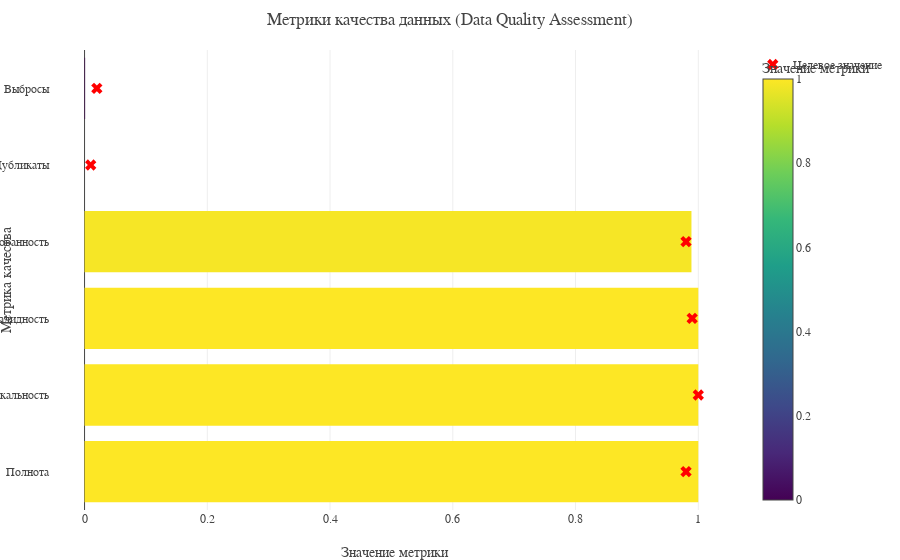

Here is the notebook cell this chart was saved with:
### Markdown cell above
# 8. Оценка качества данных по критериям DQ

### Code cell
def calculate_data_quality_metrics(df):
    metrics = {}
    
    # 1. Completeness - полнота данных
    metrics['completeness'] = 1 - (df.isnull().sum().sum() / (df.shape[0] * df.shape[1]))
    
    # 2. Uniqueness - уникальность записей
    metrics['uniqueness'] = 1 - (df.duplicated().sum() / len(df))
    
    # 3. Validity - валидность значений
    valid_temp = ((df['Average temperature (°F)'] >= -50) & (df['Average temperature (°F)'] <= 150)).mean()
    valid_humidity = ((df['Average humidity (%)'] >= 0) & (df['Average humidity (%)'] <= 100)).mean()
    valid_pressure = ((df['Average barometer (in)'] >= 28) & (df['Average barometer (in)'] <= 32)).mean()
    metrics['validity'] = np.mean([valid_temp, valid_humidity, valid_pressure])
    
    # 4. Consistency - согласованность
    temp_consistent = ((df['Minimum temperature (°F)'] <= df['Average temperature (°F)']) & 
                      (df['Average temperature (°F)'] <= df['Maximum temperature (°F)'])).mean()
    humidity_consistent = ((df['Minimum humidity (%)'] <= df['Average humidity (%)']) & 
                          (df['Average humidity (%)'] <= df['Maximum humidity (%)'])).mean()
    metrics['consistency'] = np.mean([temp_consistent, humidity_consistent])
    
    # 9. Duplication Rate - уровень дубликатов
    metrics['duplication_rate'] = df.duplicated().mean()
    
    # 10. Outlier Ratio - доля выбросов
    def outlier_ratio(series):
        Q1 = series.quantile(0.25)
        Q3 = series.quantile(0.75)
        IQR = Q3 - Q1
        outliers = ((series < (Q1 - 1.5 * IQR)) | (series > (Q3 + 1.5 * IQR))).mean()
        return outliers
    
    temp_outliers = outlier_ratio(df['Average temperature (°F)'])
    humidity_outliers = outlier_ratio(df['Average humidity (%)'])
    metrics['outlier_ratio'] = np.mean([temp_outliers, humidity_outliers])
    
    return metrics

dq_metrics = calculate_data_quality_metrics(df)

# Визуализация метрик качества данных
metrics_df = pd.DataFrame({
    'Метрика': ['Полнота', 'Уникальность', 'Валидность', 'Согласованность', 'Дубликаты', 'Выбросы'],
    'Значение': [dq_metrics['completeness'], dq_metrics['uniqueness'], 
                dq_metrics['validity'], dq_metrics['consistency'], 
                dq_metrics['duplication_rate'], dq_metrics['outlier_ratio']],
    'Целевое значение': [0.98, 1.0, 0.99, 0.98, 0.01, 0.02]
})

fig = px.bar(metrics_df, y='Метрика', x='Значение', 
             title='Метрики качества данных (Data Quality Assessment)',
             labels={'Значение': 'Значение метрики', 'Метрика': 'Метрика качества'},
             color='Значение', color_continuous_scale='Viridis',
             orientation='h')

fig.add_scatter(x=metrics_df['Целевое значение'], y=metrics_df['Метрика'],
                mode='markers', marker=dict(color='red', size=10, symbol='x'),
                name='Целевое значение')

fig.update_layout(showlegend=True)
fig.show()

print("ОЦЕНКА КАЧЕСТВА ДАННЫХ:")
for metric, value in dq_metrics.items():
    target = 0.98 if metric in ['completeness', 'consistency'] else 0.99 if metric == 'validity' else 1.0 if metric == 'uniqueness' else 0.01 if metric == 'duplication_rate' else 0.02
    status = " ВЫПОЛНЕНО" if value >= target else " НЕ ВЫПОЛНЕНО"
    print(f"{metric}: {value:.3f} {status}")

### Figure 1 — Plotly figure (JSON) as saved in the notebook; plotly's stock layout.template omitted (floating-point values rounded to 4 significant figures)
{"data": [{"hovertemplate": "Значение метрики=%{marker.color}<br>Метрика качества=%{y}<extra></extra>", "legendgroup": "", "marker": {"color": [1.0, 1.0, 1.0, 0.9889, 0.0, 0.000897], "coloraxis": "coloraxis", "pattern": {"shape": ""}}, "name": "", "orientation": "h", "showlegend": false, "textposition": "auto", "type": "bar", "x": [1.0, 1.0, 1.0, 0.9889, 0.0, 0.000897], "xaxis": "x", "y": ["Полнота", "Уникальность", "Валидность", "Согласованность", "Дубликаты", "Выбросы"], "yaxis": "y"}, {"marker": {"color": "red", "size": 10, "symbol": "x"}, "mode": "markers", "name": "Целевое значение", "type": "scatter", "x": [0.98, 1.0, 0.99, 0.98, 0.01, 0.02], "y": ["Полнота", "Уникальность", "Валидность", "Согласованность", "Дубликаты", "Выбросы"]}], "layout": {"barmode": "relative", "coloraxis": {"colorbar": {"title": {"text": "Значение метрики"}}, "colorscale": [[0, "#440154"], [0.1111, "#482878"], [0.2222, "#3e4989"], [0.3333, "#31688e"], [0.4444, "#26828e"], [0.5556, "#1f9e89"], [0.6667, "#35b779"], [0.7778, "#6ece58"], [0.8889, "#b5de2b"], [1, "#fde725"]]}, "legend": {"tracegroupgap": 0}, "showlegend": true, "title": {"text": "Метрики качества данных (Data Quality Assessment)"}, "xaxis": {"anchor": "y", "domain": [0, 1], "title": {"text": "Значение метрики"}}, "yaxis": {"anchor": "x", "domain": [0, 1], "title": {"text": "Метрика качества"}}}}
